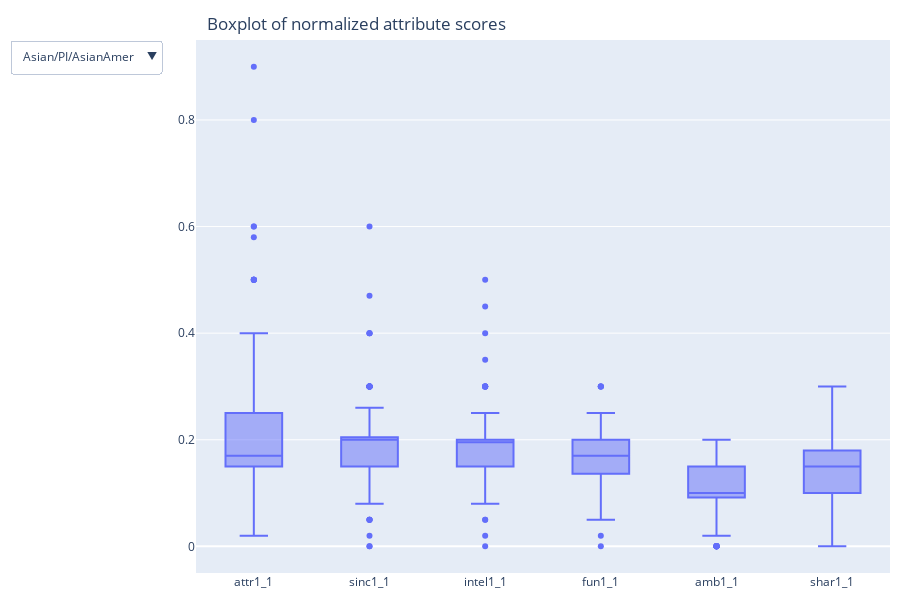

Notebook code for this chart:
### Markdown cell above
# Speed Dating - Part IV
Let's finalize our project by adding some interactivity to it ! Try using Plotly to make at least one interactive graph.
In the end of the afternoon, some of you will present their visualizations in front of the class. Your teacher will give you detail about the organization. 
The aim is to share your findings with your classmates and practice your presentation skills : don't hesitate to make it dynamic and fun ! 
To finish, if you'd like to see many code examples and EDAs of this dataset, you can visit [this page](https://www.kaggle.com/annavictoria/speed-dating-experiment/kernels)

### Code cell
# build an interactive box plot showing the normalized scores per ethny

fig = go.Figure()
buttons = []
df_iid_melt.dropna(subset = ['ethnic_ori'], inplace=True)
ethnies = df_iid_melt['ethnic_ori'].unique()

for index, ethny in enumerate(ethnies):
    mask = df_iid_melt.loc[:, 'ethnic_ori'] == ethny
    df_graph = df_iid_melt.loc[mask]
    fig.add_trace(
        go.Box(
            x = df_graph['variable'], 
            y = df_graph['value'],
            visible = (True if index == 0 else False),
            name = ethny
        )
    )

    #Generate the buttons for the update menu
    vis = [False] + [False] * len(ethnies)
    vis[index] = True
    args = [{'visible' : vis}]
    buttons.append(go.layout.updatemenu.Button(label = ethnies[index], method = "update", args = args))

fig.add_trace(
    go.Box(
        x = df_iid_melt['variable'],
        y = df_iid_melt['value'],
        visible = (False),
        name = 'All'
    )
)

buttons.append(go.layout.updatemenu.Button(label = 'All', method = "update", args = [{'visible' : [False]*len(ethnies)+[True]}]))

fig.update_layout(
    title = {'text': 'Boxplot of normalized attribute scores', 'y':0.97, 'x':0.23, 'xanchor': 'left', 'yanchor': 'top'},
    updatemenus = [go.layout.Updatemenu(active = 0, buttons = buttons)], \
                autosize = False, \
                width = 900, \
                height = 600, \
                margin={'l':15, 'r':10, 'b':10, 't':40}
                )

### Figure 1 — Plotly figure (JSON) as saved in the notebook; plotly's stock layout.template omitted (floating-point values rounded to 4 significant figures; data arrays with more than 128 entries replaced by an {"elided": "..."} marker saying what was removed)
{"data": [{"name": "Asian/PI/AsianAmer", "type": "box", "visible": true, "x": {"elided": "816 str values"}, "y": {"elided": "816 float values"}}, {"name": "Europ/Caucas", "type": "box", "visible": false, "x": {"elided": "1824 str values"}, "y": {"elided": "1824 float values"}}, {"name": "Other", "type": "box", "visible": false, "x": {"elided": "222 str values"}, "y": {"elided": "222 float values"}}, {"name": "Latino/Hisp", "type": "box", "visible": false, "x": {"elided": "252 str values"}, "y": {"elided": "252 float values"}}, {"name": "Black/AfAm", "type": "box", "visible": false, "x": {"elided": "156 str values"}, "y": {"elided": "156 float values"}}, {"name": "All", "type": "box", "visible": false, "x": {"elided": "3270 str values"}, "y": {"elided": "3270 float values"}}], "layout": {"autosize": false, "height": 600, "margin": {"b": 10, "l": 15, "r": 10, "t": 40}, "title": {"text": "Boxplot of normalized attribute scores", "x": 0.23, "xanchor": "left", "y": 0.97, "yanchor": "top"}, "updatemenus": [{"active": 0, "buttons": [{"args": [{"visible": [true, false, false, false, false, false]}], "label": "Asian/PI/AsianAmer", "method": "update"}, {"args": [{"visible": [false, true, false, false, false, false]}], "label": "Europ/Caucas", "method": "update"}, {"args": [{"visible": [false, false, true, false, false, false]}], "label": "Other", "method": "update"}, {"args": [{"visible": [false, false, false, true, false, false]}], "label": "Latino/Hisp", "method": "update"}, {"args": [{"visible": [false, false, false, false, true, false]}], "label": "Black/AfAm", "method": "update"}, {"args": [{"visible": [false, false, false, false, false, true]}], "label": "All", "method": "update"}]}], "width": 900}}
